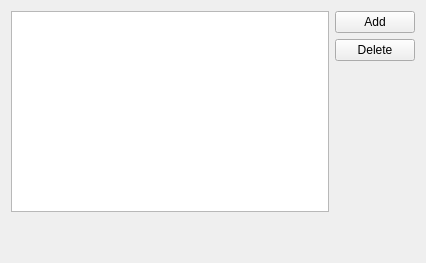
<?xml version="1.0" encoding="UTF-8"?>
<ui version="4.0">
 <class>QtAddressBookClass</class>
 <widget class="QWidget" name="QtAddressBookClass">
  <property name="geometry">
   <rect>
    <x>0</x>
    <y>0</y>
    <width>426</width>
    <height>263</height>
   </rect>
  </property>
  <property name="windowTitle">
   <string>QtAddressBook</string>
  </property>
  <layout class="QGridLayout" name="gridLayout_2">
   <item row="0" column="0">
    <layout class="QGridLayout" name="gridLayout">
     <item row="0" column="0">
      <widget class="QListWidget" name="address_list"/>
     </item>
     <item row="0" column="1">
      <layout class="QVBoxLayout" name="verticalLayout">
       <item>
        <widget class="QPushButton" name="add_btn">
         <property name="text">
          <string>Add</string>
         </property>
        </widget>
       </item>
       <item>
        <widget class="QPushButton" name="delete_btn">
         <property name="text">
          <string>Delete</string>
         </property>
        </widget>
       </item>
       <item>
        <spacer name="verticalSpacer">
         <property name="orientation">
          <enum>Qt::Vertical</enum>
         </property>
         <property name="sizeHint" stdset="0">
          <size>
           <width>20</width>
           <height>40</height>
          </size>
         </property>
        </spacer>
       </item>
      </layout>
     </item>
     <item row="1" column="0">
      <widget class="QLabel" name="name_label">
       <property name="text">
        <string>&lt;No item selected&gt;</string>
       </property>
      </widget>
     </item>
     <item row="2" column="0">
      <widget class="QLabel" name="email_label">
       <property name="text">
        <string/>
       </property>
      </widget>
     </item>
    </layout>
   </item>
  </layout>
 </widget>
 <layoutdefault spacing="6" margin="11"/>
 <resources>
  <include location="qtaddressbook.qrc"/>
 </resources>
 <connections/>
</ui>
